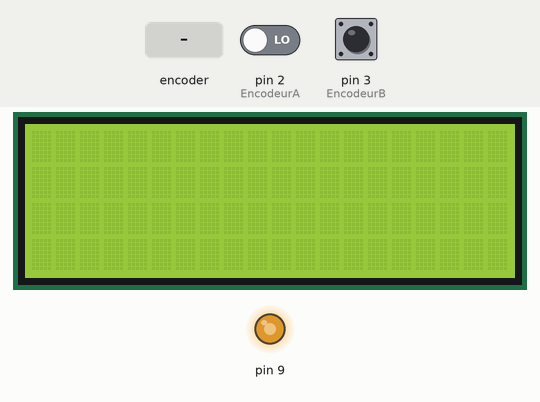
Bench run of a sketch on a simulated Arduino Uno, built with avr-gcc and run on an emulated ATmega328P. Shown: 20×4 character LCD, output pins drawn as LEDs (lit = HIGH). The inputs (shaded band) are chosen by the test bench; at power-on: pin 2 (EncodeurA) LOW, pin 3 (EncodeurB) HIGH.

Above: at 1.2 s.
1.3 s: rotary encoder on pin 2 (EncodeurA) / pin 3 (EncodeurB) turned 3 steps (first pin leading)
At 2.4 s:
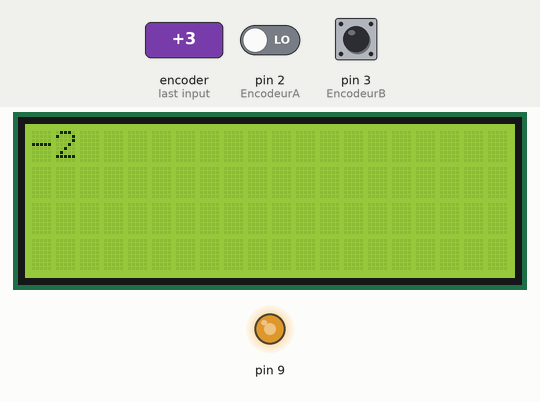
3.4 s: rotary encoder on pin 2 (EncodeurA) / pin 3 (EncodeurB) turned 1 step (first pin leading)
5.1 s: rotary encoder on pin 2 (EncodeurA) / pin 3 (EncodeurB) turned 1 step (first pin leading)
At 6.2 s:
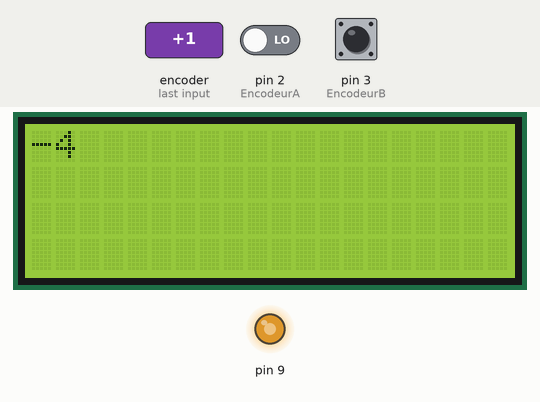
Timing chart, 0 to 8.1 s (numbered marks = the images above; inputs shaded):
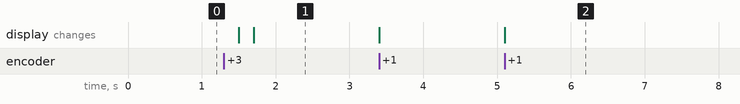

The sketch:

encodeur.ino
```cpp
#include "LiquidCrystal.h"

#define EncodeurA	2
#define EncodeurB	3

#define RS			5
#define E 			4
#define D4			10
#define D5			11
#define D6			12
#define D7			13

LiquidCrystal lcd (RS, E, D4, D5, D6, D7);

volatile boolean mouvement;
volatile boolean up;

int valeur = 0;

void routineInterruption ()  {
  if (digitalRead(EncodeurA))
    up = digitalRead(EncodeurB);
  else
    up = !digitalRead(EncodeurB);
  mouvement = true;
}


void setup ()
{
	pinMode(EncodeurA,INPUT);
	pinMode(EncodeurB,INPUT);

	lcd.begin(20,4);
	analogWrite(9,180);

	attachInterrupt (0,routineInterruption,FALLING);
}

void loop ()
{
	if (mouvement)
	{
		if (up)
			valeur++;
		else
			valeur--;
		mouvement = false;
		lcd.setCursor(0,0);lcd.print(valeur);
	}
}
```

Measured:
- after the input at 1.3 s, the display: first changes after 0.20 s (image 1 shows a later state)
- after the input at 5.1 s, the display: changes at once (image 2)
